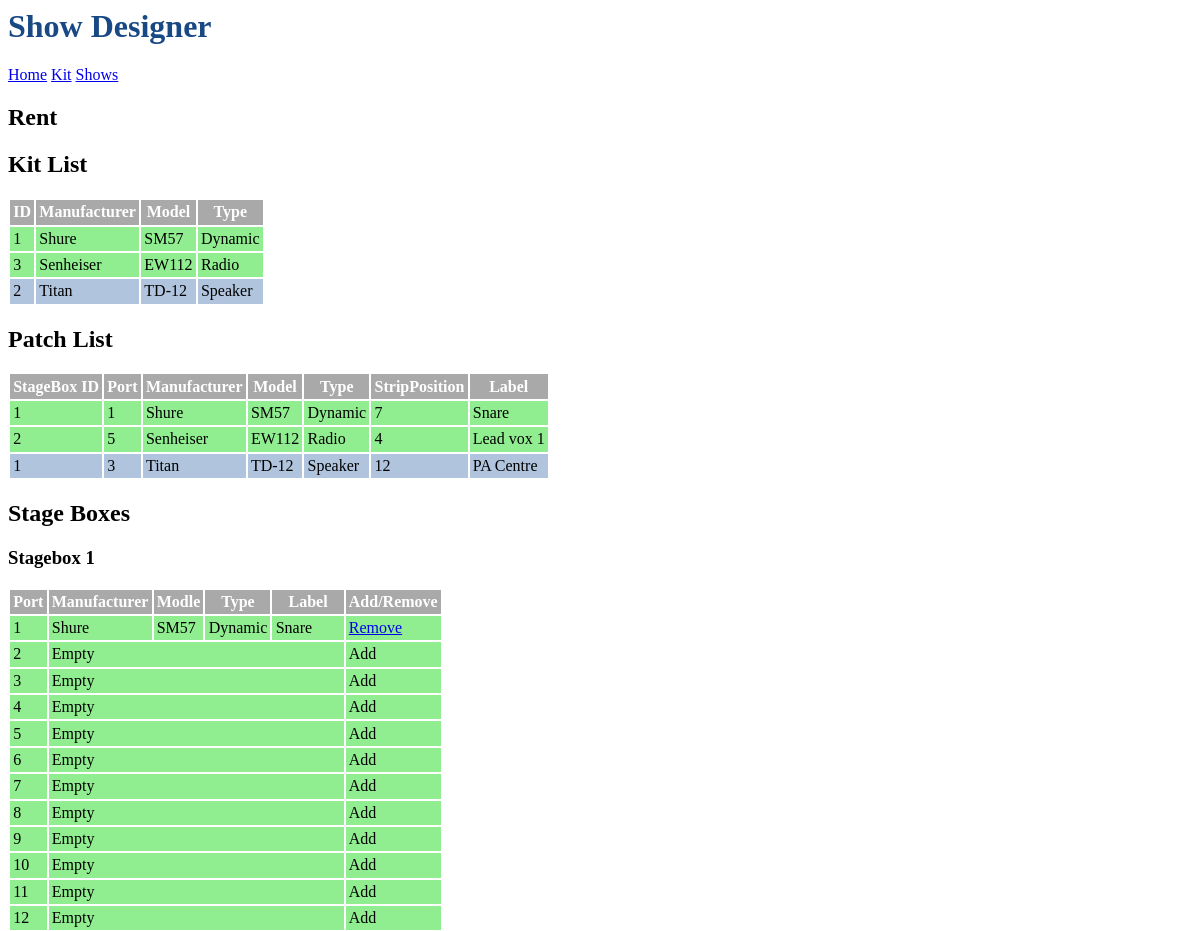
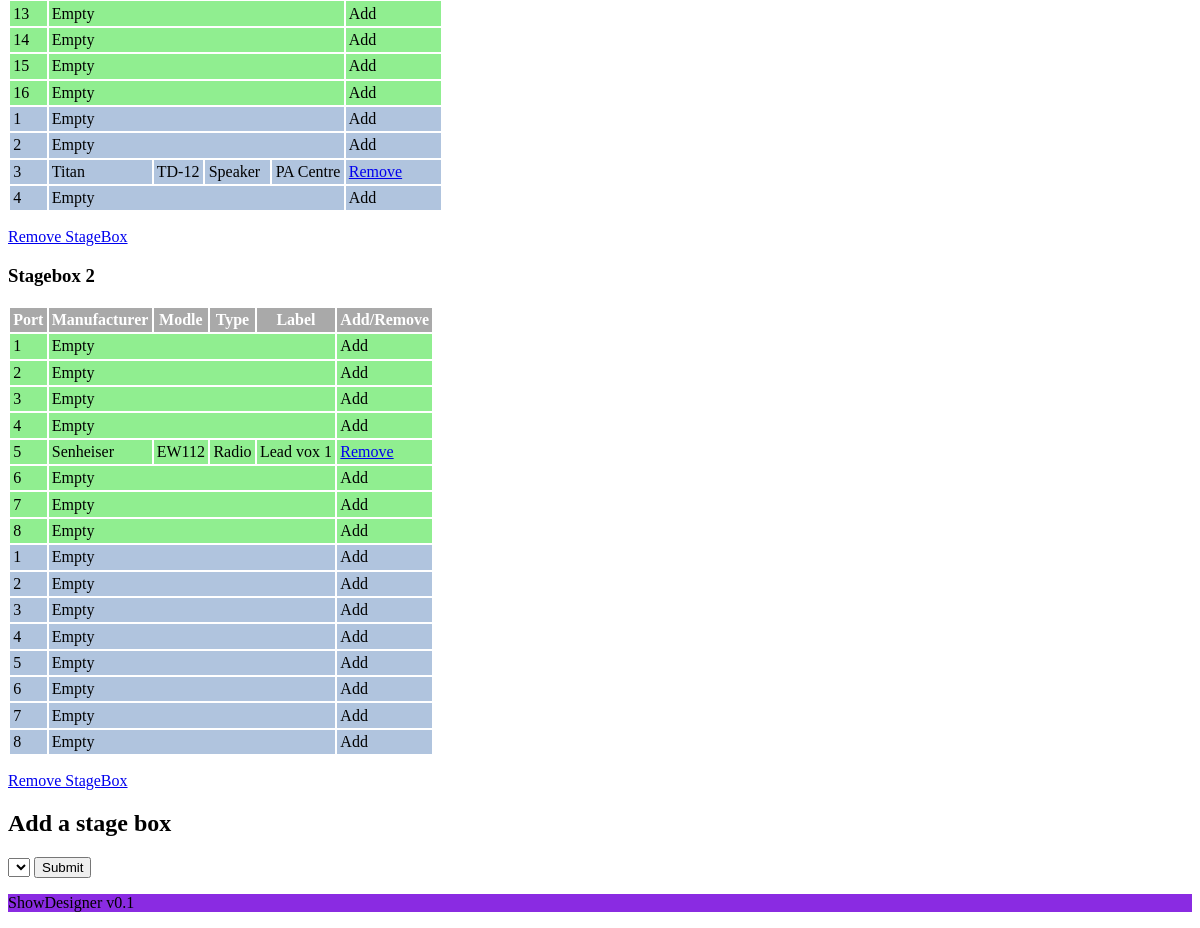
The app's page /show/1 with its own data (2 pictures, top to bottom).
### tables this page shows
CREATE TABLE Show (
	ID INTEGER PRIMARY KEY AUTOINCREMENT,
	ShowName str NOT NULL
	
);

CREATE TABLE InputDevice (
	ID INTEGER PRIMARY KEY AUTOINCREMENT,
	InputID int NOT NULL,
	BarcodeID int,
	FOREIGN KEY (InputID) REFERENCES InputType(InputID)
);

CREATE TABLE InputType (
	InputID INTEGER PRIMARY KEY AUTOINCREMENT,
	Manufacturer str,
	Model str,
	Type str
);

CREATE TABLE OutputDevice (
	ID INTEGER PRIMARY KEY AUTOINCREMENT,
	OutputID int NOT NULL,
	BarcodeID int,
	FOREIGN KEY (OutputID) REFERENCES OutputType(OutputID)
);

CREATE TABLE OutputType (
	OutputID INTEGER PRIMARY KEY AUTOINCREMENT,
	Manufacturer str,
	Model str,
	Type str
);

CREATE TABLE InputMapping (
	ID INTEGER PRIMARY KEY AUTOINCREMENT,
	ShowStageBoxID int NOT NULL,
	Port int NOT NULL,
	InputID int NOT NULL,
	StripPosition NOT NULL,
	Label str,
	FOREIGN KEY (ShowStageBoxID) REFERENCES ShowStageBox(ID),
	FOREIGN KEY (InputID) REFERENCES InputDevice(ID)
);

CREATE TABLE OutputMapping (
	ID INTEGER PRIMARY KEY AUTOINCREMENT,
	ShowStageBoxID int NOT NULL,
	Port int NOT NULL,
	OutputID int NOT NULL,
	StripPosition NOT NULL,
	Label str,
	FOREIGN KEY (ShowStageBoxID) REFERENCES ShowStageBox(ID),
	FOREIGN KEY (OutputID) REFERENCES OutputDevice(ID)
);

### ShowDesigner.py (the view)
@app.route('/show/<showid>')
def show(showid):
    db = getdb()
    ShowName = db.execute(
        "SELECT Show.ShowName FROM Show WHERE ID = ?",[showid]
    ).fetchall()[0]["ShowName"]
    Inputs = db.execute(
        "SELECT InputDevice.ID, InputType.Manufacturer, InputType.Model, InputType.Type, InputDevice.BarcodeID FROM InputDevice, InputType, Show, ShowStageBox, InputMapping WHERE InputMapping.ShowStageBoxID = ShowStageBox.ID AND ShowStageBox.ShowID = Show.ID  AND InputMapping.InputID = InputDevice.ID AND InputDevice.InputID = InputType.InputID AND Show.ID = ?",[showid]
    ).fetchall()
    Outputs = db.execute(
        "SELECT OutputDevice.ID, OutputType.Manufacturer, OutputType.Model, OutputType.Type, OutputDevice.BarcodeID FROM OutputDevice, OutputType, Show, ShowStageBox, OutputMapping WHERE OutputMapping.ShowStageBoxID = ShowStageBox.ID AND ShowStageBox.ShowID = Show.ID  AND OutputMapping.OutputID = OutputDevice.ID AND OutputDevice.OutputID = OutputType.OutputID AND Show.ID = ?",[showid]
    ).fetchall()
    InPatch = db.execute(
        "SELECT InputMapping.Port, InputMapping.StripPosition, Inputmapping.Label, InputType.Manufacturer, InputType.Model, InputType.Type, ShowstageBox.ID, ShowStageBox.StageBoxID, InputMapping.ID FROM InputDevice, InputType, Show, ShowStageBox, InputMapping WHERE InputMapping.ShowStageBoxID = ShowStageBox.ID AND ShowStageBox.ShowID = Show.ID  AND InputMapping.InputID = InputDevice.ID AND InputDevice.InputID = InputType.InputID AND Show.ID = ?",[showid]
    ).fetchall()
    OutPatch = db.execute(
        "SELECT OutputMapping.Port, OutputMapping.StripPosition, Outputmapping.Label, OutputType.Manufacturer, OutputType.Model, OutputType.Type, OutputDevice.BarcodeID, ShowstageBox.ID, ShowStageBox.StageBoxID, OutputMapping.ID FROM OutputDevice, OutputType, Show, ShowStageBox, OutputMapping WHERE OutputMapping.ShowStageBoxID = ShowStageBox.ID AND ShowStageBox.ShowID = Show.ID  AND OutputMapping.OutputID = OutputDevice.ID AND OutputDevice.OutputID = OutputType.OutputID AND Show.ID = ?",[showid]
    ).fetchall()
    StageBox = db.execute(
        "SELECT StageBox.ID, StageBox.Inputs, StageBox.Outputs FROM StageBox, ShowStageBox WHERE ShowStageBox.StageBoxID = StageBox.ID AND ShowStageBox.ShowID = ?",[showid]
    ).fetchall()
    StageBoxes = []
    for Box in StageBox:
        BoxData = {"ID":Box["ID"],"Inputs":[],"Outputs":[]}
        for i in range(Box["Inputs"]):
            PortData = {"Port":i+1, "Manufacturer":"","Model":"","Type":"","Label":""}
            BoxData["Inputs"].append(PortData)
        for i in range(Box["Outputs"]):
            PortData = {"Port":i+1, "Manufacturer":"","Model":"","Type":"","Label":""}
            BoxData["Outputs"].append(PortData)
        for device in InPatch:
            if device["StageBoxID"] == Box["ID"]:
                PortData = BoxData["Inputs"][device["Port"]-1]
                PortData["Manufacturer"] = device["Manufacturer"]
                PortData["Model"] = device["Model"]
                PortData["Type"] = device["Type"]
                PortData["Label"] = device["Label"]
                PortData["InputMappingID"] = device[8]
        for device in OutPatch:
            if device["StageBoxID"] == Box["ID"]:
                PortData = BoxData["Outputs"][device["Port"]-1]
                PortData["Manufacturer"] = device["Manufacturer"]
                PortData["Model"] = device["Model"]
                PortData["Type"] = device["Type"]
                PortData["Label"] = device["Label"]
                PortData["OutputMappingID"] = device[8]
        StageBoxes.append(BoxData)
    Allsbids_sql = db.execute(
        "SELECT ID FROM StageBox"
    ).fetchall()
    sbidsInShow_sql = db.execute(
        "SELECT StageBoxID FROM ShowStageBox WHERE ShowID = ?",[showid]
    ).fetchall()
    Allsbids = []
    for i in Allsbids_sql:
        Allsbids.append(i['ID'])
    sbidsInShow = []
    for i in sbidsInShow_sql:
        sbidsInShow.append(i['StageBoxID'])
    sbids = []
    for i in Allsbids:
        if not i in sbidsInShow:
            sbids.append(i)
    return render_template('show.html', InDevicesKit = Inputs, OutDevicesKit = Outputs, InDevicesPatch = InPatch, OutDevicesPatch = OutPatch, ShowName = ShowName, StageBoxes = StageBoxes, showid=showid,sbids = sbids)

### ShowDesigner.py (called while the page is built)
def getdb():
    if "db" not in g:
        g.db = sqlite3.connect(os.path.join(basedir, "database.db"), detect_types=sqlite3.PARSE_DECLTYPES)
        g.db.row_factory = sqlite3.Row
    return g.db

### templates/show.html (shortened to what this page needs)
{% extends "root.html" %}
{% block main %}
<h2>{{ShowName}}</h2>
<h2>Kit List</h2>
<table>
    <tr>
        <th>ID</th>
        <th>Manufacturer</th>
        <th>Model</th>
        <th>Type</th>
    </tr>
    {% for Device in InDevicesKit %}
        <tr class="input">
            <td>{{ Device['ID'] }}</td>
            <td>{{ Device['Manufacturer'] }}</td>
            <td>{{ Device['Model'] }}</td>
            <td>{{ Device['Type'] }}</td>
        </tr>
    {% endfor %}
    {% for Device in OutDevicesKit %}
        <tr class="output">
            <td>{{ Device['ID'] }}</td>
            <td>{{ Device['Manufacturer'] }}</td>
            <td>{{ Device['Model'] }}</td>
            <td>{{ Device['Type'] }}</td>
        </tr>
    {% endfor %}
</table>
<h2>Patch List</h2>
<table>
    <tr>
        <th>StageBox ID</th>
        <th>Port</th>
        <th>Manufacturer</th>
        <th>Model</th>
        <th>Type</th>
        <th>StripPosition</th>
        <th>Label</th>
    </tr>
    {% for Device in InDevicesPatch %}
        <tr class="input">
            <td>{{ Device['ID'] }}</td>
            <td>{{ Device['Port'] }}</td>
            <td>{{ Device['Manufacturer'] }}</td>
            <td>{{ Device['Model'] }}</td>
            <td>{{ Device['Type'] }}</td>
            <td>{{ Device['StripPosition'] }}</td>
            <td>{{ Device['Label'] }}</td>
        </tr>
    {% endfor %}
    {% for Device in OutDevicesPatch %}
        <tr class="output">
            <td>{{ Device['ID'] }}</td>
            <td>{{ Device['Port'] }}</td>
            <td>{{ Device['Manufacturer'] }}</td>
            <td>{{ Device['Model'] }}</td>
            <td>{{ Device['Type'] }}</td>
            <td>{{ Device['StripPosition'] }}</td>
            <td>{{ Device['Label'] }}</td>
        </tr>
    {% endfor %}
</table>
<h2>Stage Boxes</h2>
{% for StageBox in StageBoxes %}
    <h3>Stagebox {{StageBox["ID"]}}</h3>
    <table>
        <tr>
            <th>Port</th>
            <th>Manufacturer</th>
            <th>Modle</th>
            <th>Type</th>
            <th>Label</th>
            <th>Add/Remove</th>
        </tr>
        {% for Device in StageBox['Inputs'] %}
        <tr class="input">
            <td>{{ Device['Port'] }}</td>
            {% if  Device['Manufacturer'] == "" %}
            <td colspan = 4>Empty</td>
            <td>Add</td>
            {% else %}
            <td>{{ Device['Manufacturer'] }}</td>
            <td>{{ Device['Model'] }}</td>
            <td>{{ Device['Type'] }}</td>
            <td>{{ Device['Label'] }}</td>
            <td><a href = "{{ url_for('Remove_Input_Mapping', InputMappingID=Device['InputMappingID']) }}">Remove</a></td>
            {% endif %}
        </tr>
    {% endfor %}
    {% for Device in StageBox['Outputs'] %}
    <tr class="output">
        <td>{{ Device['Port'] }}</td>
        {% if  Device['Manufacturer'] == "" %}
            <td colspan = 4>Empty</td>
            <td>Add</td>
        {% else %}
            <td>{{ Device['Manufacturer'] }}</td>
            <td>{{ Device['Model'] }}</td>
            <td>{{ Device['Type'] }}</td>
            <td>{{ Device['Label'] }}</td>
            <td><a href = "{{ url_for('Remove_Output_Mapping', OutputMappingID=Device['OutputMappingID']) }}">Remove</a></td>
        {% endif %}
    </tr>
    {% endfor %}
</table>
<p><a href = "{{ url_for('RemoveStageBox',ShowID = showid,StageBoxID = StageBox['ID']) }}">Remove StageBox</a></p>
{% endfor %}
<h2>Add a stage box</h2>
<form action="{{ url_for('AddStageBox') }}" method="post">
    <select name="StageBoxID">
    </select>
    <input type="submit">
</form>
{% endblock %}

### static/styles.css (style rules this page uses)
th { color: white; background-color: darkgray; }
td { background-color: #CCC; }
td,th { padding: 0.2em; }
tr.input td { background-color: lightgreen; }
tr.output td { background-color: lightsteelblue; }

### records on screen
Show: ShowName "Rent"
InputDevice: ID "1", Manufacturer "Shure", Model "SM57", Type "Dynamic"
InputDevice: ID "3", Manufacturer "Senheiser", Model "EW112", Type "Radio"
OutputDevice: ID "2", Manufacturer "Titan", Model "TD-12", Type "Speaker"
InputMapping: ID "1", Port "1", Manufacturer "Shure", Model "SM57", Type "Dynamic", StripPosition "7", Label "Snare"
InputMapping: ID "2", Port "5", Manufacturer "Senheiser", Model "EW112", Type "Radio", StripPosition "4", Label "Lead vox 1"
OutputMapping: ID "1", Port "3", Manufacturer "Titan", Model "TD-12", Type "Speaker", StripPosition "12", Label "PA Centre"

### other values on screen
{{ StageBox["ID"] }} "1" "2"
{{ Device['Port'] }} "2" "3" "4" "5" "6" "7" "8" "9" "10" "11" "12" "13" "14" "15" "16" "1" "2" "3" "4" "6" "7" "8"
{{ Device['Port'] }} "1" "2" "4" "1" "2" "3" "4" "5" "6" "7" "8"
